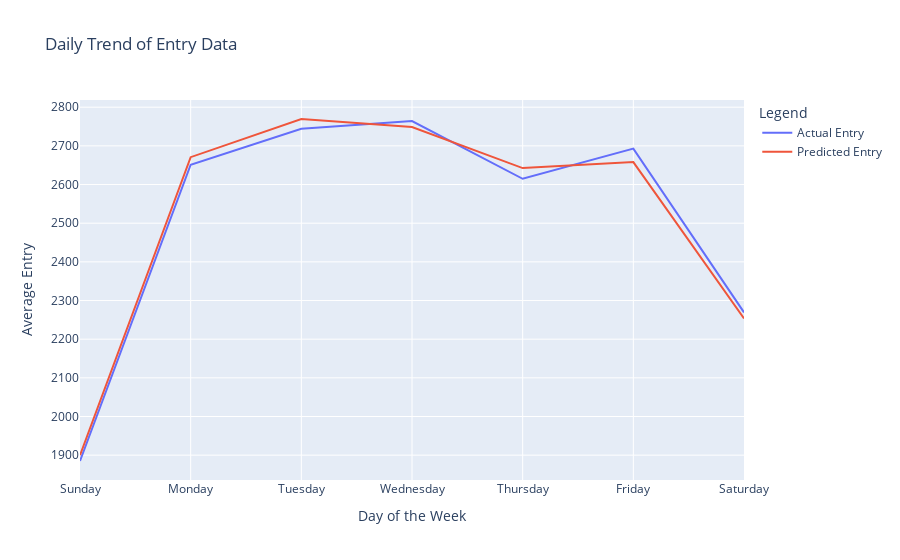

Write notebook code for a chart like this one.
### Code cell
# Extract the day of the week from the 'Date Time' column
df_pred_with_time['day_of_week'] = df_pred_with_time['Date Time'].dt.dayofweek

# Aggregate the actual and predicted values by day of the week
daily_trend = df_pred_with_time.groupby('day_of_week').agg({
    'Actual Entry': 'mean',
    'Predicted Entry': 'mean'
}).reset_index()

# Map day_of_week numbers to day names, starting with Sunday
day_names = {6: 'Sunday', 0: 'Monday', 1: 'Tuesday', 2: 'Wednesday', 3: 'Thursday', 4: 'Friday', 5: 'Saturday'}
daily_trend['day_name'] = daily_trend['day_of_week'].map(day_names)

# Reorder the DataFrame to start with Sunday
daily_trend = daily_trend.set_index('day_of_week').loc[[6, 0, 1, 2, 3, 4, 5]].reset_index()

# Display the aggregated data
print(daily_trend)

# Create a Plotly figure for the daily trend based on actual and predicted values
fig = px.line(daily_trend, x='day_name', y=['Actual Entry', 'Predicted Entry'], title='Daily Trend of Entry Data')

# Update layout for better visualization
fig.update_layout(
    xaxis_title='Day of the Week',
    yaxis_title='Average Entry',
    legend_title='Legend'
)

# Show the plot
fig.show()

### Figure 1 — Plotly figure (JSON) as saved in the notebook; plotly's stock layout.template omitted (floating-point values rounded to 4 significant figures)
{"data": [{"hovertemplate": "variable=Actual Entry<br>day_name=%{x}<br>value=%{y}<extra></extra>", "legendgroup": "Actual Entry", "line": {"color": "#636efa", "dash": "solid"}, "marker": {"symbol": "circle"}, "mode": "lines", "name": "Actual Entry", "orientation": "v", "showlegend": true, "type": "scatter", "x": ["Sunday", "Monday", "Tuesday", "Wednesday", "Thursday", "Friday", "Saturday"], "xaxis": "x", "y": [1885.0, 2651.0, 2744.0, 2764.0, 2615.0, 2693.0, 2269.0], "yaxis": "y"}, {"hovertemplate": "variable=Predicted Entry<br>day_name=%{x}<br>value=%{y}<extra></extra>", "legendgroup": "Predicted Entry", "line": {"color": "#EF553B", "dash": "solid"}, "marker": {"symbol": "circle"}, "mode": "lines", "name": "Predicted Entry", "orientation": "v", "showlegend": true, "type": "scatter", "x": ["Sunday", "Monday", "Tuesday", "Wednesday", "Thursday", "Friday", "Saturday"], "xaxis": "x", "y": [1900.0, 2671.0, 2769.0, 2749.0, 2642.0, 2658.0, 2254.0], "yaxis": "y"}], "layout": {"legend": {"title": {"text": "Legend"}, "tracegroupgap": 0}, "title": {"text": "Daily Trend of Entry Data"}, "xaxis": {"anchor": "y", "domain": [0, 1], "title": {"text": "Day of the Week"}}, "yaxis": {"anchor": "x", "domain": [0, 1], "title": {"text": "Average Entry"}}}}
